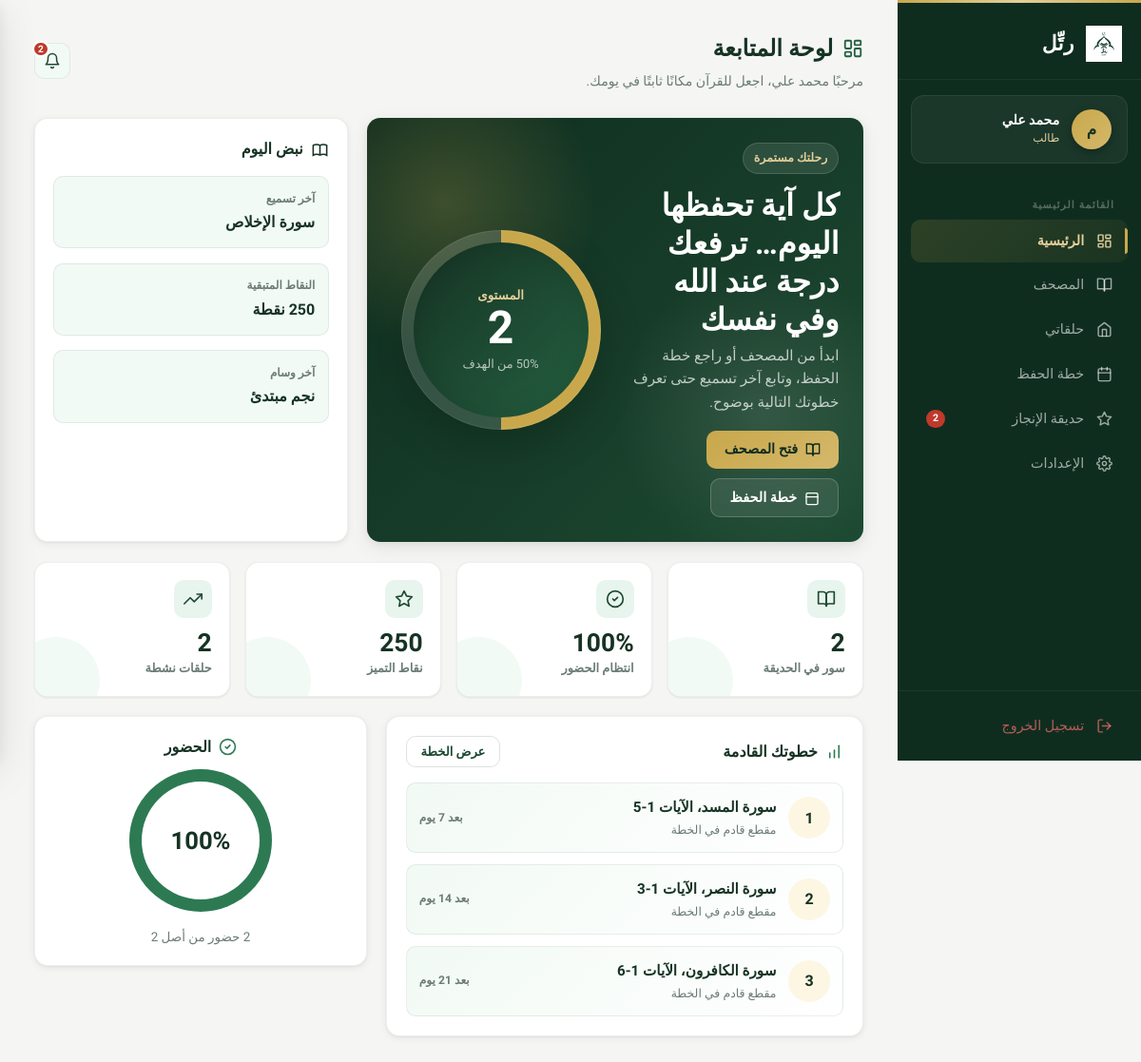
The app's page /student/dashboard.php (signed in) with its own data.
### tables this page shows
CREATE TABLE `users` (
    `id`         INT           NOT NULL AUTO_INCREMENT,
    `name`       VARCHAR(100)  NOT NULL,
    `email`      VARCHAR(150)  NOT NULL,
    `password`   VARCHAR(255)  NOT NULL,
    `role`       ENUM('admin','teacher','student') NOT NULL,
    `avatar`     VARCHAR(255)  DEFAULT NULL,
    `phone`      VARCHAR(20)   DEFAULT NULL,
    `created_at` TIMESTAMP     NOT NULL DEFAULT CURRENT_TIMESTAMP,
    PRIMARY KEY (`id`),
    UNIQUE KEY `uk_email` (`email`),
    INDEX `idx_role` (`role`)
);

CREATE TABLE `recitation_log` (
    `id`             INT          NOT NULL AUTO_INCREMENT,
    `student_id`     INT          NOT NULL,
    `teacher_id`     INT          NOT NULL,
    `halqa_id`       INT          DEFAULT NULL,
    `surah_number`   INT          NOT NULL,
    `surah_name`     VARCHAR(100) NOT NULL,
    `ayah_from`      INT          NOT NULL,
    `ayah_to`        INT          NOT NULL,
    `grade`          ENUM('ممتاز','جيد جداً','جيد','مقبول','يحتاج مراجعة') NOT NULL,
    `notes`          TEXT         DEFAULT NULL,
    `points_awarded` INT          NOT NULL DEFAULT 0,
    `recorded_at`    TIMESTAMP    NOT NULL DEFAULT CURRENT_TIMESTAMP,
    PRIMARY KEY (`id`),
    INDEX `idx_rl_student`  (`student_id`),
    INDEX `idx_rl_teacher`  (`teacher_id`),
    INDEX `idx_rl_recorded` (`recorded_at`)
);

CREATE TABLE `badges` (
    `id`              INT          NOT NULL AUTO_INCREMENT,
    `name`            VARCHAR(100) NOT NULL,
    `description`     TEXT,
    `icon`            VARCHAR(50)  DEFAULT NULL,
    `type`            ENUM('points_based','teacher_granted') NOT NULL,
    `points_required` INT          NOT NULL DEFAULT 0,
    PRIMARY KEY (`id`)
);

CREATE TABLE `memorization_plan` (
    `id`           INT          NOT NULL AUTO_INCREMENT,
    `student_id`   INT          NOT NULL,
    `halqa_id`     INT          DEFAULT NULL,
    `surah_number` INT          NOT NULL,
    `surah_name`   VARCHAR(100) NOT NULL DEFAULT '',
    `ayah_from`    INT          NOT NULL,
    `ayah_to`      INT          NOT NULL,
    `target_date`  DATE         DEFAULT NULL,
    `status`       ENUM('pending','in_progress','completed') NOT NULL DEFAULT 'pending',
    `created_at`   TIMESTAMP    NOT NULL DEFAULT CURRENT_TIMESTAMP,
    PRIMARY KEY (`id`),
    INDEX `idx_mp_student` (`student_id`),
    INDEX `idx_mp_status`  (`status`)
);

### config/db.php (called while the page is built, shortened)
<?php
function getLevelForPoints(int $totalEarned): int {
    return match (true) {
        $totalEarned >= 2000 => 5,
        $totalEarned >= 1000 => 4,
        $totalEarned >= 500  => 3,
        $totalEarned >= 100  => 2,
        default              => 1,
    };
}
function getCurrentUser(PDO $pdo): ?array {
    $stmt = $pdo->prepare("SELECT id,name,email,role,avatar,phone,created_at FROM users WHERE id=?");
    $stmt->execute([$_SESSION['user_id']]);
    return $stmt->fetch() ?: null;
}
function getUnreadCount(PDO $pdo): int {
    $stmt = $pdo->prepare("SELECT COUNT(*) FROM notifications WHERE user_id=? AND is_read=0");
    $stmt->execute([$_SESSION['user_id']]);
    return (int)$stmt->fetchColumn();
}

### student/dashboard.php (the view, shortened to what this page needs)
<?php
require_once __DIR__ . '/../config/db.php';
$user = getCurrentUser($pdo);
$notifs = getUnreadCount($pdo);
$sid = (int)$_SESSION['user_id'];
require_once __DIR__ . '/student_shared.php';
$stmt = $pdo->prepare("SELECT surah_name,grade,recorded_at FROM recitation_log WHERE student_id=? ORDER BY recorded_at DESC LIMIT 1");
$stmt->execute([$sid]);
$lastRec = $stmt->fetch();
$stmt = $pdo->prepare("SELECT points,total_earned,level FROM student_points WHERE student_id=?");
$stmt->execute([$sid]);
$pts = $stmt->fetch() ?: ['points'=>0,'total_earned'=>0,'level'=>1];
$pts['level'] = getLevelForPoints((int)$pts['total_earned']);
$stmt = $pdo->prepare("SELECT COUNT(*) FROM attendance WHERE student_id=?");
$stmt->execute([$sid]);
$attTotal = (int)$stmt->fetchColumn();
$stmt = $pdo->prepare("SELECT COUNT(*) FROM attendance WHERE student_id=? AND status='present'");
$stmt->execute([$sid]);
$attPresent = (int)$stmt->fetchColumn();
$attRate = $attTotal > 0 ? round($attPresent / $attTotal * 100) : 0;
$stmt = $pdo->prepare("
    SELECT h.*
    FROM halaqat h
    JOIN halqa_students hs ON h.id=hs.halqa_id
    WHERE hs.student_id=? AND h.status='active'
    ORDER BY h.schedule_time
");
$stmt->execute([$sid]);
$halaqat = $stmt->fetchAll();
$stmt = $pdo->prepare("SELECT COUNT(*) FROM student_garden WHERE student_id=?");
$stmt->execute([$sid]);
$surahCount = (int)$stmt->fetchColumn();
$stmt = $pdo->prepare("SELECT b.name,b.icon FROM student_badges sb JOIN badges b ON sb.badge_id=b.id WHERE sb.student_id=? ORDER BY sb.granted_at DESC LIMIT 1");
$stmt->execute([$sid]);
$lastBadge = $stmt->fetch();
$stmt = $pdo->prepare("
    SELECT *
    FROM memorization_plan
    WHERE student_id=? AND status IN ('in_progress','pending')
    ORDER BY FIELD(status,'in_progress','pending'), target_date ASC
    LIMIT 3
");
$stmt->execute([$sid]);
$nextPlans = $stmt->fetchAll();
$levelPoints = [1=>100,2=>500,3=>1000,4=>2000,5=>9999];
$nextLevel = $levelPoints[$pts['level']] ?? 9999;
$progress = $nextLevel > 0 ? min(100, round($pts['total_earned'] / $nextLevel * 100)) : 100;
$remaining = max(0, $nextLevel - (int)$pts['total_earned']);
student_page_start('لوحة الطالب');
student_sidebar($user, 'dashboard', $notifs);
?>
<main class="pw">
  <header class="ph anim">
    <div class="ph-left">
      <h1>
        <svg viewBox="0 0 24 24"><rect x="3" y="3" width="7" height="9" rx="1"/><rect x="14" y="3" width="7" height="5" rx="1"/><rect x="14" y="12" width="7" height="9" rx="1"/><rect x="3" y="16" width="7" height="5" rx="1"/></svg>
        لوحة المتابعة
      </h1>
      <p>مرحبًا <?= htmlspecialchars($user['name']) ?>، اجعل للقرآن مكانًا ثابتًا في يومك.</p>
    </div>
    <button class="notif-btn" onclick="openNotif()" aria-label="الإشعارات">
      <svg viewBox="0 0 24 24"><path d="M18 8A6 6 0 0 0 6 8c0 7-3 9-3 9h18s-3-2-3-9"/><path d="M13.73 21a2 2 0 0 1-3.46 0"/></svg>
      <?php if($notifs>0): ?><span class="notif-dot" id="notifDot"><?= $notifs ?></span><?php endif; ?>
    </button>
  </header>
  <section class="dash-hero">
    <div class="hero-card anim anim-d1">
      <div class="hero-content">
        <div>
          <span class="hero-kicker">رحلتك مستمرة</span>
          <h2 class="hero-title">كل آية تحفظها اليوم… ترفعك درجة عند الله وفي نفسك</h2>
          <p class="hero-copy">ابدأ من المصحف أو راجع خطة الحفظ، وتابع آخر تسميع حتى تعرف خطوتك التالية بوضوح.</p>
          <div class="hero-actions">
            <a href="/rattil/student/quran.php" class="btn btn-gold">
              <svg viewBox="0 0 24 24"><path d="M2 3h6a4 4 0 0 1 4 4v14a3 3 0 0 0-3-3H2z"/><path d="M22 3h-6a4 4 0 0 0-4 4v14a3 3 0 0 1 3-3h7z"/></svg>
              فتح المصحف
            </a>
            <a href="/rattil/student/schedule.php" class="btn btn-secondary">
              <svg viewBox="0 0 24 24"><rect x="3" y="4" width="18" height="18" rx="2"/><line x1="3" y1="10" x2="21" y2="10"/></svg>
              خطة الحفظ
            </a>
          </div>
        </div>
        <div class="level-orbit" aria-label="تقدم المستوى">
          <div class="level-orbit-inner">
            <small>المستوى</small>
            <strong><?= (int)$pts['level'] ?></strong>
            <span><?= $progress ?>% من الهدف</span>
          </div>
        </div>
      </div>
    </div>
    <aside class="today-card anim anim-d2">
      <div class="today-title">
        نبض اليوم
      </div>
      <div class="today-chip"><span>آخر تسميع</span><strong><?= $lastRec ? 'سورة '.htmlspecialchars($lastRec['surah_name']) : 'لا يوجد بعد' ?></strong></div>
      <div class="today-chip"><span>النقاط المتبقية</span><strong><?= $nextLevel < 9999 ? number_format($remaining).' نقطة' : 'قمة المستوى' ?></strong></div>
      <div class="today-chip"><span>آخر وسام</span><strong><?= $lastBadge ? htmlspecialchars(removeEmojis($lastBadge['name'])) : 'بانتظار أول وسام' ?></strong></div>
    </aside>
  </section>
  <section class="metric-strip">
    <div class="metric-card anim anim-d1">
      <div class="metric-icon"><svg viewBox="0 0 24 24"><path d="M2 3h6a4 4 0 0 1 4 4v14a3 3 0 0 0-3-3H2z"/><path d="M22 3h-6a4 4 0 0 0-4 4v14a3 3 0 0 1 3-3h7z"/></svg></div>
      <div class="metric-value"><?= $surahCount ?></div><div class="metric-label">سور في الحديقة</div>
    </div>
    <div class="metric-card anim anim-d2">
      <div class="metric-icon"><svg viewBox="0 0 24 24"><path d="M9 12l2 2 4-4"/><circle cx="12" cy="12" r="10"/></svg></div>
      <div class="metric-value"><?= $attRate ?>%</div><div class="metric-label">انتظام الحضور</div>
    </div>
    <div class="metric-card anim anim-d3">
      <div class="metric-icon"><svg viewBox="0 0 24 24"><polygon points="12 2 15.09 8.26 22 9.27 17 14.14 18.18 21.02 12 17.77 5.82 21.02 7 14.14 2 9.27 8.91 8.26 12 2"/></svg></div>
      <div class="metric-value"><?= number_format($pts['points']) ?></div><div class="metric-label">نقاط التميز</div>
    </div>
    <div class="metric-card anim anim-d4">
      <div class="metric-icon"><svg viewBox="0 0 24 24"><polyline points="23 6 13.5 15.5 8.5 10.5 1 18"/><polyline points="17 6 23 6 23 12"/></svg></div>
      <div class="metric-value"><?= count($halaqat) ?></div><div class="metric-label">حلقات نشطة</div>
    </div>
  </section>
  <section class="dash-grid">
    <div>
      <div class="panel anim anim-d1">
        <div class="panel-head">
          <div class="panel-title">
            <svg viewBox="0 0 24 24"><path d="M12 20V10"/><path d="M18 20V4"/><path d="M6 20v-6"/></svg>
            خطوتك القادمة
          </div>
          <a href="/rattil/student/schedule.php" class="btn btn-ghost btn-sm">عرض الخطة</a>
        </div>
        <div class="journey">
          <?php if(empty($nextPlans)): ?>
            <div class="journey-item">
              <div class="journey-number">1</div>
              <div class="journey-main"><strong>لا توجد خطة حالية</strong><span>اطلب من معلمك إعداد مسار حفظ مناسب لك.</span></div>
            </div>
          <?php else: foreach($nextPlans as $i => $plan):
            $diff = $plan['target_date'] ? (int)ceil((strtotime($plan['target_date']) - time()) / 86400) : null;
          ?>
            <div class="journey-item">
              <div class="journey-number"><?= $i + 1 ?></div>
              <div class="journey-main">
                <strong>سورة <?= htmlspecialchars($plan['surah_name']) ?>، الآيات <?= (int)$plan['ayah_from'] ?>-<?= (int)$plan['ayah_to'] ?></strong>
                <span><?= $plan['status'] === 'in_progress' ? 'قيد الحفظ الآن' : 'مقطع قادم في الخطة' ?></span>
              </div>
              <div class="journey-date">
                <?= $diff === null ? 'بدون تاريخ' : ($diff > 0 ? "بعد $diff يوم" : ($diff === 0 ? 'اليوم' : 'متأخر '.abs($diff).' يوم')) ?>
              </div>
            </div>
          <?php endforeach; endif; ?>
        </div>
      </div>
    </div>
    <aside>
      <div class="side-card anim">
        <div class="panel-title" style="justify-content:center;margin-bottom:.7rem">
          <svg viewBox="0 0 24 24"><path d="M9 12l2 2 4-4"/><circle cx="12" cy="12" r="10"/></svg>
          الحضور
        </div>
        <div class="attendance-ring"><strong><?= $attRate ?>%</strong></div>
        <p style="text-align:center;color:var(--muted);font-size:.84rem"><?= $attPresent ?> حضور من أصل <?= $attTotal ?></p>
      </div>
    </aside>
  </section>
</main>
</body>
</html>

### student/student_shared.php (shortened to what this page needs)
<?php
function student_sidebar(array $user, string $active = 'dashboard', int $unread = 0): void {
    $init  = mb_substr($user['name'], 0, 1, 'UTF-8');
    $links = [
        'dashboard'    => ['/rattil/student/dashboard.php',    'الرئيسية',    '<rect x="3" y="3" width="7" height="9" rx="1"/><rect x="14" y="3" width="7" height="5" rx="1"/><rect x="14" y="12" width="7" height="9" rx="1"/><rect x="3" y="16" width="7" height="5" rx="1"/>'],
        'quran'        => ['/rattil/student/quran.php',         'المصحف',      '<path d="M2 3h6a4 4 0 0 1 4 4v14a3 3 0 0 0-3-3H2z"/><path d="M22 3h-6a4 4 0 0 0-4 4v14a3 3 0 0 1 3-3h7z"/>'],
        'halaqat'      => ['/rattil/student/halaqat.php',       'حلقاتي',      '<path d="M3 9l9-7 9 7v11a2 2 0 0 1-2 2H5a2 2 0 0 1-2-2z"/><polyline points="9 22 9 12 15 12 15 22"/>'],
        'schedule'     => ['/rattil/student/schedule.php',      'خطة الحفظ',   '<rect x="3" y="4" width="18" height="18" rx="2" ry="2"/><line x1="16" y1="2" x2="16" y2="6"/><line x1="8" y1="2" x2="8" y2="6"/><line x1="3" y1="10" x2="21" y2="10"/>'],
        'achievements' => ['/rattil/student/achievements.php',  'حديقة الإنجاز','<path d="M12 2l3.09 6.26L22 9.27l-5 4.87 1.18 6.88L12 17.77l-6.18 3.25L7 14.14 2 9.27l6.91-1.01L12 2z"/>'],
        'settings'     => ['/rattil/student/settings.php',      'الإعدادات',   '<circle cx="12" cy="12" r="3"/><path d="M19.4 15a1.65 1.65 0 0 0 .33 1.82l.06.06a2 2 0 0 1-2.83 2.83l-.06-.06a1.65 1.65 0 0 0-1.82-.33 1.65 1.65 0 0 0-1 1.51V21a2 2 0 0 1-4 0v-.09A1.65 1.65 0 0 0 9 19.4a1.65 1.65 0 0 0-1.82.33l-.06.06a2 2 0 0 1-2.83-2.83l.06-.06A1.65 1.65 0 0 0 4.68 15a1.65 1.65 0 0 0-1.51-1H3a2 2 0 0 1 0-4h.09A1.65 1.65 0 0 0 4.6 9a1.65 1.65 0 0 0-.33-1.82l-.06-.06a2 2 0 0 1 2.83-2.83l.06.06A1.65 1.65 0 0 0 9 4.68a1.65 1.65 0 0 0 1-1.51V3a2 2 0 0 1 4 0v.09a1.65 1.65 0 0 0 1 1.51 1.65 1.65 0 0 0 1.82-.33l.06-.06a2 2 0 0 1 2.83 2.83l-.06.06A1.65 1.65 0 0 0 19.4 9a1.65 1.65 0 0 0 1.51 1H21a2 2 0 0 1 0 4h-.09a1.65 1.65 0 0 0-1.51 1z"/>'],
    ];
?>
<aside class="rs" id="rs">
  <a href="/rattil/student/dashboard.php" class="rs-logo">
    <img src="/rattil/assets/images/logo.png" alt="رتِّل" onerror="this.style.display='none'">
    <span class="rs-logo-text">رتِّل</span>
  </a>
  <div class="rs-user">
    <div class="rs-av"><?= $init ?></div>
    <div>
      <div class="rs-user-name"><?= htmlspecialchars($user['name']) ?></div>
      <div class="rs-user-role">طالب</div>
    </div>
  </div>
  <nav class="rs-nav" role="navigation" aria-label="قائمة الطالب">
    <div class="rs-section">القائمة الرئيسية</div>
    <?php foreach ($links as $key => [$href, $label, $icon]): ?>
    <a href="<?= $href ?>" class="rs-link <?= $active === $key ? 'active' : '' ?>" <?= $active === $key ? 'aria-current="page"' : '' ?>>
      <svg viewBox="0 0 24 24" xmlns="http://www.w3.org/2000/svg"><?= $icon ?></svg>
      <span><?= $label ?></span>
      <?php if ($key === 'achievements' && $unread > 0): ?>
      <span class="rs-badge"><?= $unread ?></span>
      <?php endif; ?>
    </a>
    <?php endforeach; ?>
  </nav>
  <div class="rs-foot">
    <a href="/rattil/logout.php" class="rs-link">
      <svg viewBox="0 0 24 24" xmlns="http://www.w3.org/2000/svg"><path d="M9 21H5a2 2 0 0 1-2-2V5a2 2 0 0 1 2-2h4"/><polyline points="16 17 21 12 16 7"/><line x1="21" y1="12" x2="9" y2="12"/></svg>
      <span>تسجيل الخروج</span>
    </a>
  </div>
</aside>
<?php }
function student_page_start(string $title): void { ?>
<!DOCTYPE html>
<html lang="ar" dir="rtl">
<head>
</head>
<body>
<?php }
function removeEmojis(string $text): string {
    $patterns = [
        '/[\x{1F600}-\x{1F64F}]/u',
        '/[\x{1F300}-\x{1F5FF}]/u',
        '/[\x{1F680}-\x{1F6FF}]/u',
        '/[\x{2600}-\x{26FF}]/u',
        '/[\x{2700}-\x{27BF}]/u',
        '/[\x{1F900}-\x{1F9FF}]/u',
        '/[\x{1F004}-\x{1F96B}]/u',
        '/[\x{1F1E6}-\x{1F1FF}]/u',
    ];
    return trim(preg_replace($patterns, '', $text));
}

### records on screen
users: name "م", name "محمد علي"
recitation_log: surah_name "الإخلاص"
badges: name "نجم مبتدئ"
memorization_plan: surah_name "المسد", ayah_from "1", ayah_to "5", status "مقطع قادم في الخطة", target_date "7"
memorization_plan: surah_name "النصر", ayah_from "1", ayah_to "3", status "مقطع قادم في الخطة"
memorization_plan: surah_name "الكافرون", ayah_from "1", ayah_to "6", status "مقطع قادم في الخطة", target_date "21"

### other values on screen
$label "الرئيسية"
$label "المصحف"
$label "حلقاتي"
$label "خطة الحفظ"
$label "حديقة الإنجاز"
$unread "2"
$label "الإعدادات"
$notifs "2"
$pts['level'] "2"
$progress "50"
$surahCount "2"
$attRate "100"
$pts['points'] "250"
count($halaqat) "2"
$attTotal "2"
